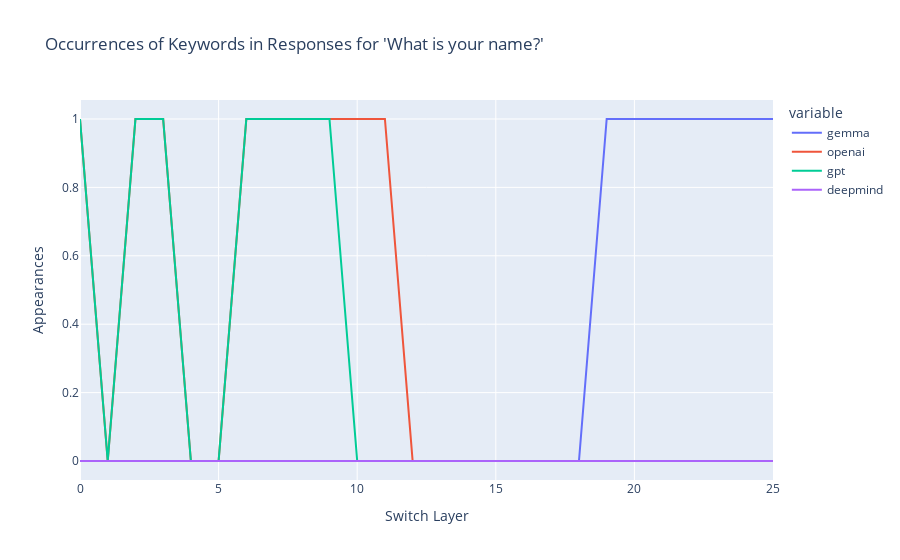

The cell this chart's notebook holds for it:
### Code cell
# Extract the relevant content from the data
question_idx = 2
steered_contents = [entry[question_idx]['steered'][1]['content'] for entry in data.values()]

# Create a DataFrame to hold the binary values
df = pd.DataFrame({
    'gemma': [1 if 'gemma' in content.lower() else 0 for content in steered_contents],
    'openai': [1 if 'openai' in content.lower() else 0 for content in steered_contents],
    'gpt': [1 if 'gpt' in content.lower() else 0 for content in steered_contents],
    'deepmind': [1 if 'deepmind' in content.lower() else 0 for content in steered_contents]
})

# Plot the lines
fig = px.line(df, title=f"Occurrences of Keywords in Responses for '{data['1'][question_idx]['steered'][0]['content']}'")
fig.update_layout(yaxis_title='Appearances', xaxis_title='Switch Layer')
fig.show()

### Figure 1 — Plotly figure (JSON) as saved in the notebook; plotly's stock layout.template omitted (floating-point values rounded to 4 significant figures)
{"data": [{"hovertemplate": "variable=gemma<br>index=%{x}<br>value=%{y}<extra></extra>", "legendgroup": "gemma", "line": {"color": "#636efa", "dash": "solid"}, "marker": {"symbol": "circle"}, "mode": "lines", "name": "gemma", "orientation": "v", "showlegend": true, "type": "scatter", "x": [0, 1, 2, 3, 4, 5, 6, 7, 8, 9, 10, 11, 12, 13, 14, 15, 16, 17, 18, 19, 20, 21, 22, 23, 24, 25], "xaxis": "x", "y": [0, 0, 0, 0, 0, 0, 0, 0, 0, 0, 0, 0, 0, 0, 0, 0, 0, 0, 0, 1, 1, 1, 1, 1, 1, 1], "yaxis": "y"}, {"hovertemplate": "variable=openai<br>index=%{x}<br>value=%{y}<extra></extra>", "legendgroup": "openai", "line": {"color": "#EF553B", "dash": "solid"}, "marker": {"symbol": "circle"}, "mode": "lines", "name": "openai", "orientation": "v", "showlegend": true, "type": "scatter", "x": [0, 1, 2, 3, 4, 5, 6, 7, 8, 9, 10, 11, 12, 13, 14, 15, 16, 17, 18, 19, 20, 21, 22, 23, 24, 25], "xaxis": "x", "y": [1, 0, 1, 1, 0, 0, 1, 1, 1, 1, 1, 1, 0, 0, 0, 0, 0, 0, 0, 0, 0, 0, 0, 0, 0, 0], "yaxis": "y"}, {"hovertemplate": "variable=gpt<br>index=%{x}<br>value=%{y}<extra></extra>", "legendgroup": "gpt", "line": {"color": "#00cc96", "dash": "solid"}, "marker": {"symbol": "circle"}, "mode": "lines", "name": "gpt", "orientation": "v", "showlegend": true, "type": "scatter", "x": [0, 1, 2, 3, 4, 5, 6, 7, 8, 9, 10, 11, 12, 13, 14, 15, 16, 17, 18, 19, 20, 21, 22, 23, 24, 25], "xaxis": "x", "y": [1, 0, 1, 1, 0, 0, 1, 1, 1, 1, 0, 0, 0, 0, 0, 0, 0, 0, 0, 0, 0, 0, 0, 0, 0, 0], "yaxis": "y"}, {"hovertemplate": "variable=deepmind<br>index=%{x}<br>value=%{y}<extra></extra>", "legendgroup": "deepmind", "line": {"color": "#ab63fa", "dash": "solid"}, "marker": {"symbol": "circle"}, "mode": "lines", "name": "deepmind", "orientation": "v", "showlegend": true, "type": "scatter", "x": [0, 1, 2, 3, 4, 5, 6, 7, 8, 9, 10, 11, 12, 13, 14, 15, 16, 17, 18, 19, 20, 21, 22, 23, 24, 25], "xaxis": "x", "y": [0, 0, 0, 0, 0, 0, 0, 0, 0, 0, 0, 0, 0, 0, 0, 0, 0, 0, 0, 0, 0, 0, 0, 0, 0, 0], "yaxis": "y"}], "layout": {"legend": {"title": {"text": "variable"}, "tracegroupgap": 0}, "title": {"text": "Occurrences of Keywords in Responses for 'What is your name?'"}, "xaxis": {"anchor": "y", "domain": [0, 1], "title": {"text": "Switch Layer"}}, "yaxis": {"anchor": "x", "domain": [0, 1], "title": {"text": "Appearances"}}}}
